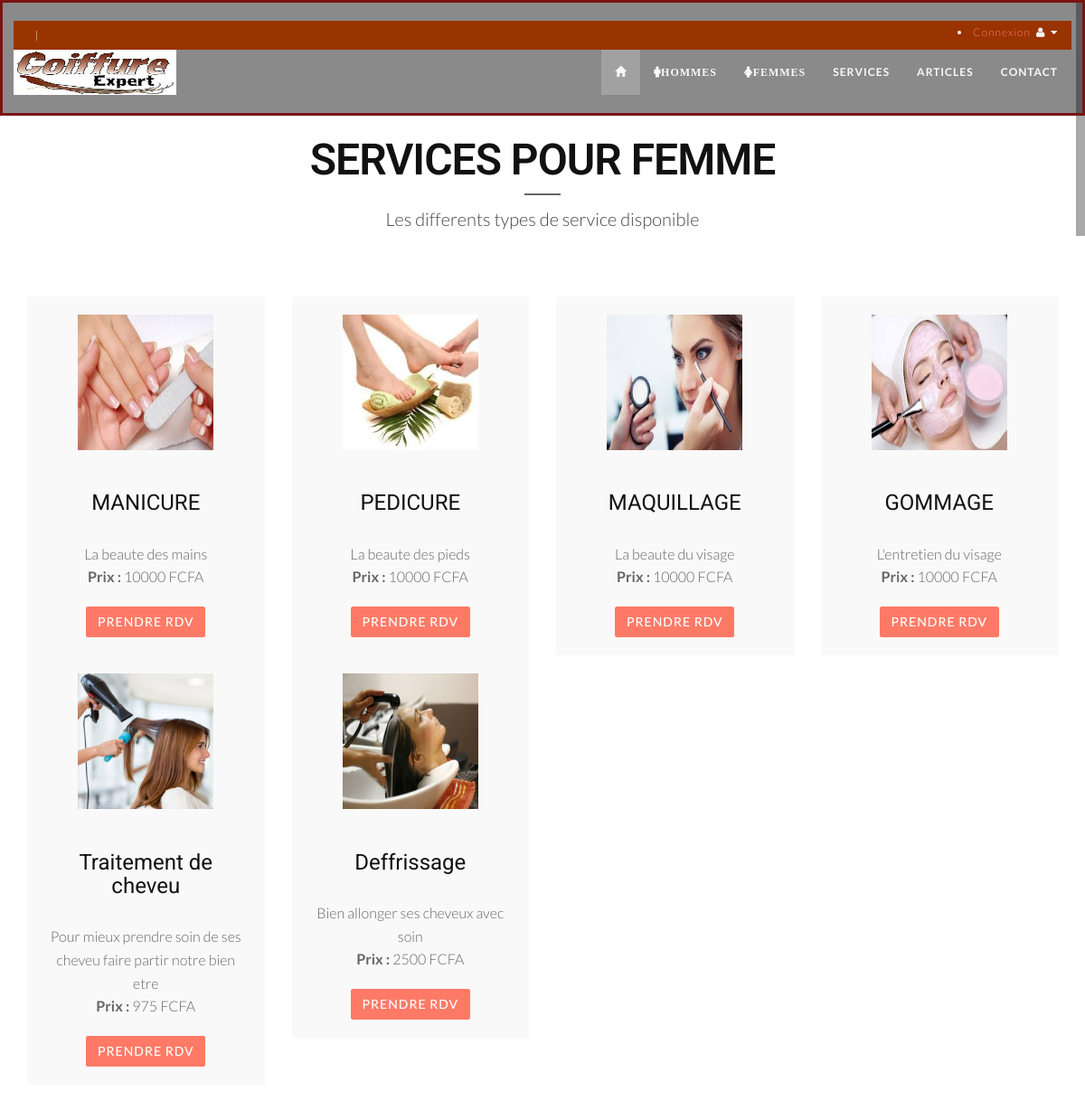
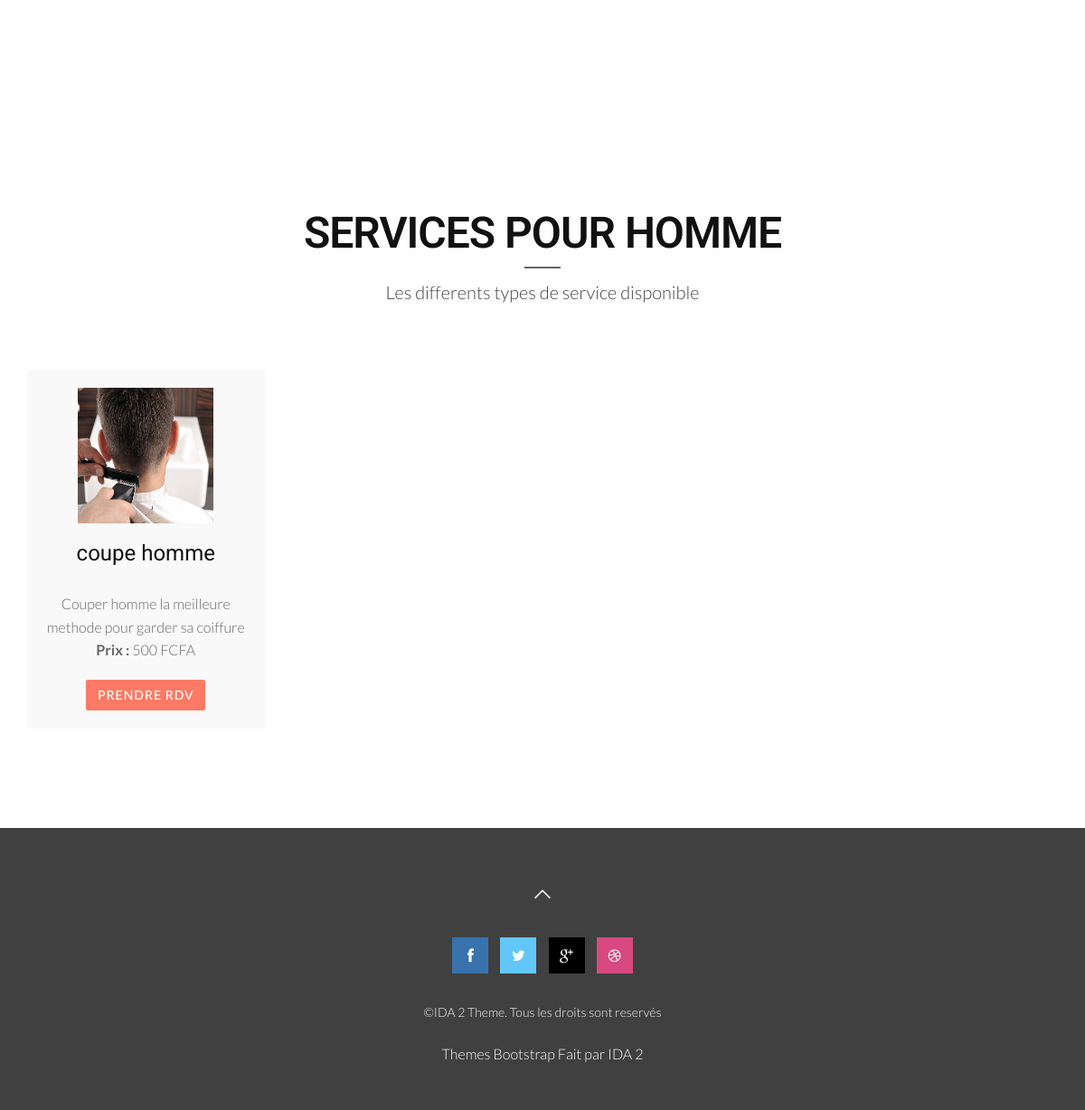
The page /plusprest.php on the database its author committed (2 pictures, top to bottom).
### tables this page shows
CREATE TABLE IF NOT EXISTS `prestation` (
  `codprest` int(10) NOT NULL AUTO_INCREMENT,
  `catgprest` varchar(26) NOT NULL,
  `nomprest` varchar(26) NOT NULL,
  `tarifprest` int(10) NOT NULL,
  `imgprest` varchar(50) DEFAULT NULL,
  `descriprest` text,
  PRIMARY KEY (`codprest`)
);

### plusprest.php (the view, shortened to what this page needs)
<?php include('admin/config/config.php'); ?>
<!DOCTYPE html>
<html lang="fr">
<head>
    <link href="css/bootstrap.min.css" rel="stylesheet" type="text/css">
    <link href="font-awesome/css/font-awesome.min.css" rel="stylesheet" type="text/css" />
	<link href="css/nivo-lightbox.css" rel="stylesheet" />
	<link href="css/nivo-lightbox-theme/default/default.css" rel="stylesheet" type="text/css" />
	<link href="css/owl.carousel.css" rel="stylesheet" media="screen" />
    <link href="css/owl.theme.css" rel="stylesheet" media="screen" />
	<link href="css/flexslider.css" rel="stylesheet" />
	<link href="css/slippry.css" rel="stylesheet" >
	<link href="css/animate.css" rel="stylesheet" />
    <link href="css/style.css" rel="stylesheet">
	<link href="color/default.css" rel="stylesheet">
	<link href="css/styles.css" rel="stylesheet">
</head>
<body id="page-top" data-spy="scroll" data-target=".navbar-custom">
    <?php include("menu1.php"); ?>
    <section id="service" class="home-section color-dark bg-white">
		<div class="container marginbot-50">
			<div class="row">
				<div class="col-lg-8 col-lg-offset-2">
					<div class="wow flipInY" data-wow-offset="0" data-wow-delay="0.4s">
					<div class="section-heading text-center">
					<h2 class="h-bold">Services pour femme</h2>
					<div class="divider-header"></div>
					<p>Les differents types de service disponible</p>
					</div>
					</div>
				</div>
			</div>
		</div>
		<div class="text-center">
		<div class="container">
        <div class="row">
                        	<?php
								$req1 = $db->prepare('SELECT *  FROM prestation where catgprest="fm"  order by catgprest DESC ');
								 $req1->execute(array());
							   while ($resultat = $req1->fetch()) {
								?>
            <div class="col-xs-6 col-sm-3 col-md-3">
				<div class="wow fadeInLeft" data-wow-delay="0.2s">
                <div class="service-box">
					<div class="service-icon">
						<div class=""><img src="<?php echo 'img/prestation/'.$resultat['imgprest']; ?>" width="150" height="150" alt="" /></div><br>
					</div>
					<div class="service-desc">
						<h5><?php echo $resultat['nomprest']; ?></h5>
						<p>
						<?php echo $resultat['descriprest'].'<br><b>Prix :</b> '.$resultat['tarifprest'].' FCFA<br> '; ?>
						</p>
						<a  class="btn btn-skin" href="<?php echo 'admin/pages/ajouter-rdv.php?p='.$resultat['codprest']; ?>">Prendre RDV</a>
					</div>
                </div>
				</div>
            </div>
                             <?php
									     }
									 ?>
        </div>
		</div>
		</div>
	</section>
	 <section id="service" class="home-section color-dark bg-white">
		<div class="container marginbot-50">
			<div class="row">
				<div class="col-lg-8 col-lg-offset-2">
					<div class="wow flipInY" data-wow-offset="0" data-wow-delay="0.4s">
					<div class="section-heading text-center">
					<h2 class="h-bold">Services pour homme</h2>
					<div class="divider-header"></div>
					<p>Les differents types de service disponible</p>
					</div>
					</div>
				</div>
			</div>
		</div>
		<div class="text-center">
		<div class="container">
        <div class="row">
                        	<?php
								$req1 = $db->prepare('SELECT *  FROM prestation where catgprest="hm" order by catgprest DESC ');
								 $req1->execute(array());
							   while ($resultat = $req1->fetch()) {
								?>
            <div class="col-xs-6 col-sm-3 col-md-3">
				<div class="wow fadeInLeft" data-wow-delay="0.2s">
                <div class="service-box">
					<div class="service-icon">
						<span class=""><img src="<?php echo 'img/prestation/'.$resultat['imgprest']; ?>" width="150" height="150" alt="" /></span>
					</div>
					<div class="service-desc">
						<h5><?php echo $resultat['nomprest']; ?></h5>
						<p>
						<?php echo $resultat['descriprest'].'<br><b>Prix :</b> '.$resultat['tarifprest'].' FCFA<br> '; ?>
						</p>
						<a  class="btn btn-skin" href="<?php echo 'admin/pages/ajouter-rdv.php?p='.$resultat['codprest']; ?>">Prendre RDV</a>
					</div>
                </div>
				</div>
            </div>
                             <?php
									     }
									 ?>
        </div>
		</div>
		</div>
	</section>
	<footer>
		<div class="container">
			<div class="row">
				<div class="col-md-6 col-md-offset-3">
					<div class="text-center">
						<a href="#intro" class="totop"><i class="pe-7s-angle-up pe-3x"></i></a>
						<div class="social-widget">
							<ul class="team-social">
									<li class="social-facebook"><a href="#"><i class="fa fa-facebook"></i></a></li>
									<li class="social-twitter"><a href="#"><i class="fa fa-twitter"></i></a></li>
									<li class="social-google"><a href="#"><i class="fa fa-google-plus"></i></a></li>
									<li class="social-dribbble"><a href="#"><i class="fa fa-dribbble"></i></a></li>
							</ul>
						</div>
						<p>&copy;IDA 2 Theme. Tous les droits sont reservés</p>
                        <div class="credits">
                            <a href="#">Themes Bootstrap Fait par IDA 2</a>
                        </div>
					</div>
				</div>
			</div>
		</div>
	</footer>
</body>
</html>

### menu1.php (shortened to what this page needs)
<div id="navigation">
        <nav class="navbar navbar-custom navbar-fixed-top" role="navigation">
                              <div class="container">
                              	 <div class="row">
                              	 	<div class="col-md-12" id="entete"><span> <?php if(isset($_SESSION['nom']) and !empty($_SESSION['nom'])){ echo $_SESSION['nom'].' '.$_SESSION['prenoms'];} ?>
</span><span>|
									</span>
                     <div>
                     <li class="dropdown">
					<?php if(isset($_SESSION['cnx']) and $_SESSION['cnx']=='Deconnexion'){ echo '<a href="admin/save/deconnection.php">'.$_SESSION['cnx'].'</a>';} else {echo ' <a href="admin/login.php">Connexion </a>';}?>
                    <a class="rd" class="dropdown-toggle" data-toggle="dropdown" href="#">
                        <i class="fa fa-user fa-fw"></i> <i class="fa fa-caret-down"></i>
                    </a>
                  </li>
                </div>
                              	 </div>
                              	 </div>
                                    <div class="row">
                                          <div class="col-md-2">
                                                   <div class="site-logo">
                                                            <a href="index.php"><img src="img/logo.jpg" alt="logo" /></a>
                                                    </div>
                                          </div>
                                          <div class="col-md-10">
                                                      <div class="collapse navbar-collapse" id="menu">
                                                            <ul class="nav navbar-nav navbar-right">
                                                                  <li class="active"><a href="index.php#intro">
                                                                  	<span class="glyphicon glyphicon-home"></span>
                                                                  </a></li>
                                                                  <li><a class="fa fa-male" href="index.php#hommes">Hommes</a></li>
                                                                  <li><a class="fa fa-female" href="index.php#femmes">Femmes</a></li>
																   <li><a href="index.php#service">Services</a></li>
																   <li><a href="index.php#articles">Articles</a></li>
                                                                  <li><a href="index.php#contact">Contact</a></li>
                                                            </ul>
                                                      </div>
                                          </div>
                                    </div>
                              </div>
                        </nav>
    </div>

### css/style.css (style rules this page uses)
body { width: 100%; height: 100%; font-family: 'Lato',sans-serif; font-weight: 300; color: #666; background-color: #fff; font-size: 16px; line-height: 1.6em; }
html { width: 100%; height: 100%; }
h2 { font-size: 36px; }
h5 { font-size: 24px; }
h1, h2, h3, h4, h5, h6 { margin: 0 0 30px; font-family: 'Roboto', sans-serif; font-weight: 400; color: #111; }
h1.h-bold,h2.h-bold,h3.h-bold ,h4.h-bold ,h5.h-bold ,h6.h-bold { font-weight: 600; }
p { margin: 0 0 20px; }
a { color: #666; -webkit-transition: all .2s ease-in-out; -moz-transition: all .2s ease-in-out; transition: all .2s ease-in-out; }
#navigation { background: #fff; z-index: 9999; width:100%; box-sizing:border-box; border-bottom: 1px solid #eee; box-shadow:0px 0px 20px rgba(0, 0, 0, 0.1); }
.navbar { margin-bottom: 0; }
.nav.navbar-nav { background-color: rgba(255,255,255,.6); }
.navbar-custom ul.nav li a { font-size: 12px; letter-spacing: 1px; color: #444; text-transform: uppercase; font-weight: 700; }
.navbar-custom .nav li a { -webkit-transition: background .3s ease-in-out; -moz-transition: background .3s ease-in-out; transition: background .3s ease-in-out; }
.navbar-custom .nav li a:hover, .navbar-custom .nav li a:focus, .navbar-custom .nav li.active { outline: 0; background-color: rgba(255,255,255,.2); color: #FE7A66; }
.divider-header { display: block; width: 40px; height: 2px; margin: 0 auto; margin-bottom: 10px; }
.marginbot-50 { margin-bottom:50px !important; }
.home-section { padding-top: 150px; padding-bottom: 110px; display:block; position:relative; z-index:120; }
.section-heading h2 { font-size: 48px; letter-spacing: -1px; text-transform: uppercase; margin-bottom: 10px; }
.section-heading p { font-weight: 300; font-size: 20px; line-height: 1.6em; }
.color-dark .section-heading h2 { color: #111; }
.color-dark .section-heading p { color: #444; }
.color-dark .divider-header { background: #666; }
.bg-white { background: #fff; }
.service-box { background: #f9f9f9; padding: 20px; }
.service-icon { margin-bottom: 20px; }
.team-social { margin-left: 0; padding-left: 0; }
.team-social { text-align: center; }
.team-social li { display: inline-block; margin:0 !important; padding:0; }
.team-social a { margin:0; padding:0; display: block; width: 40px; height: 40px; line-height: 40px; text-align: center; background: #3bbec0; color: #fff; -webkit-transition: background .3s ease-in-out; transition: background .3s ease-in-out; }
.team-social a i { text-align: center; margin:0; padding:0; }
.team-social .social-facebook a { background: #3873ae; }
.team-social .social-twitter a { background: #62c6f8; }
.team-social .social-dribbble a { background: #d74980; }
.team-social .social-google a { background: #000; }
footer { background-color: #404040; }
footer { text-align: center; padding: 50px 0 ; }
footer p { color: #f8f8f8; font-size: 14px; }
footer a.totop { color: #fff; margin-bottom: 30px; }
.credits, .credits a { color: #fff; }
.social-widget { margin-top: 20px; margin-bottom: 30px; }
footer .social-widget ul.team-social li a { margin: 0 5px; }
.btn { border-radius: 2px; position: relative; display: inline-block; outline: none; color: #fff; text-decoration: none; text-transform: uppercase; letter-spacing: 1px; font-weight: 400; text-shadow: 0 0 1px rgba(255,255,255,0.3); font-size: 14px; }
@media (min-width:767px) { .navbar { padding: 20px 0; border-bottom: 0; letter-spacing: 1px; background: 0 0; -webkit-transition: background .5s ease-in-out,padding .5s ease-in-out; -moz-transition: background .5s ease-in-out,padding .5s ease-in-out; transition: background .5s ease-in-out,padding .5s ease-in-out; } }

### color/default.css (style rules this page uses)
a,.tp-caption a.btn:hover { color: #FE7A66; }
.btn-skin { color: #fff; background-color: #FE7A66; border-color: #FE7A66; }

### css/helper.css (style rules this page uses)
.pe-3x { font-size: 3em; }
[class^="pe-7s-"], [class*=" pe-7s-"] { display: inline-block; }

### rows shown on the page
prestation: imgprest (picture), nomprest "MANICURE", descriprest "La beaute des mains", tarifprest "10000"
prestation: imgprest (picture), nomprest "PEDICURE", descriprest "La beaute des pieds", tarifprest "10000"
prestation: imgprest (picture), nomprest "MAQUILLAGE", descriprest "La beaute du visage", tarifprest "10000"
prestation: imgprest (picture), nomprest "GOMMAGE", descriprest "L'entretien du visage", tarifprest "10000"
prestation: imgprest (picture), nomprest "Traitement de cheveu", descriprest "Pour mieux prendre soin de ses cheveu faire partir notre bien etre", tarifprest "975"
prestation: imgprest (picture), nomprest "Deffrissage", descriprest "Bien allonger ses cheveux avec soin", tarifprest "2500"
prestation: imgprest (picture), nomprest "coupe homme", descriprest "Couper homme la meilleure methode pour garder sa coiffure", tarifprest "500"
